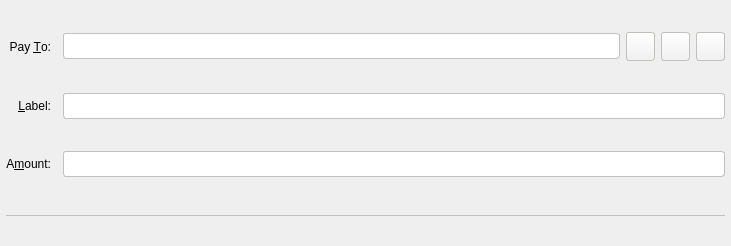
<?xml version="1.0" encoding="UTF-8"?>
<ui version="4.0">
 <class>SendCoinsEntry</class>
 <widget class="QFrame" name="SendCoinsEntry">
  <property name="geometry">
   <rect>
    <x>0</x>
    <y>0</y>
    <width>731</width>
    <height>246</height>
   </rect>
  </property>
  <property name="windowTitle">
   <string>Form</string>
  </property>
  <property name="styleSheet">
   <string notr="true">border:none;</string>
  </property>
  <property name="frameShape">
   <enum>QFrame::StyledPanel</enum>
  </property>
  <property name="frameShadow">
   <enum>QFrame::Plain</enum>
  </property>
  <layout class="QGridLayout" name="gridLayout">
   <property name="leftMargin">
    <number>6</number>
   </property>
   <property name="topMargin">
    <number>6</number>
   </property>
   <property name="rightMargin">
    <number>6</number>
   </property>
   <property name="bottomMargin">
    <number>0</number>
   </property>
   <property name="horizontalSpacing">
    <number>12</number>
   </property>
   <property name="verticalSpacing">
    <number>6</number>
   </property>
   <item row="6" column="1">
    <widget class="BitcoinAmountField" name="payAmount">
     <property name="styleSheet">
      <string notr="true">background-color: rgb(255,255,255);
border-radius:3px;
border: 1px solid #C4C1BD;
color: #4C4C4C;
padding: 4px;</string>
     </property>
    </widget>
   </item>
   <item row="5" column="0">
    <widget class="QLabel" name="label_4">
     <property name="styleSheet">
      <string notr="true">border:none;</string>
     </property>
     <property name="text">
      <string>&amp;Label:</string>
     </property>
     <property name="alignment">
      <set>Qt::AlignRight|Qt::AlignTrailing|Qt::AlignVCenter</set>
     </property>
     <property name="buddy">
      <cstring>addAsLabel</cstring>
     </property>
    </widget>
   </item>
   <item row="3" column="1">
    <layout class="QHBoxLayout" name="payToLayout">
     <property name="spacing">
      <number>0</number>
     </property>
     <item>
      <widget class="QValidatedLineEdit" name="payTo">
       <property name="toolTip">
        <string>The address to send the payment to  (e.g. sjz75uKHzUQJnSdzvpiigEGxseKkDhQToX)</string>
       </property>
       <property name="styleSheet">
        <string notr="true">background-color: rgb(255,255,255);
border-radius:3px;
border: 1px solid #C4C1BD;
color: #4C4C4C;
padding: 4px;
margin: 0px 6px 0px 0px;</string>
       </property>
       <property name="maxLength">
        <number>34</number>
       </property>
      </widget>
     </item>
     <item>
      <widget class="QToolButton" name="addressBookButton">
       <property name="toolTip">
        <string>Choose address from address book</string>
       </property>
       <property name="styleSheet">
        <string notr="true">background-color: qlineargradient(spread:pad, x1:0, y1:1, x2:0, y2:0, stop:0 rgb(240,240,240), stop:1 rgb(255, 255, 255));
border-radius:3px;
border: 1px solid #C4C1BD;
color: #4C4C4C;
padding: 4px;
margin: 0px 6px 0px 0px;</string>
       </property>
       <property name="text">
        <string/>
       </property>
       <property name="icon">
        <iconset resource="../bitcoin.qrc">
         <normaloff>:/icons/address-book</normaloff>:/icons/address-book</iconset>
       </property>
       <property name="shortcut">
        <string>Alt+A</string>
       </property>
      </widget>
     </item>
     <item>
      <widget class="QToolButton" name="pasteButton">
       <property name="toolTip">
        <string>Paste address from clipboard</string>
       </property>
       <property name="styleSheet">
        <string notr="true">background-color: qlineargradient(spread:pad, x1:0, y1:1, x2:0, y2:0, stop:0 rgb(240,240,240), stop:1 rgb(255, 255, 255));
border-radius:3px;
border: 1px solid #C4C1BD;
color: #4C4C4C;
padding: 4px;
margin: 0px 6px 0px 0px;</string>
       </property>
       <property name="text">
        <string/>
       </property>
       <property name="icon">
        <iconset resource="../bitcoin.qrc">
         <normaloff>:/icons/editpaste</normaloff>:/icons/editpaste</iconset>
       </property>
       <property name="shortcut">
        <string>Alt+P</string>
       </property>
      </widget>
     </item>
     <item>
      <widget class="QToolButton" name="deleteButton">
       <property name="toolTip">
        <string>Remove this recipient</string>
       </property>
       <property name="styleSheet">
        <string notr="true">background-color: qlineargradient(spread:pad, x1:0, y1:1, x2:0, y2:0, stop:0 rgb(240,240,240), stop:1 rgb(255, 255, 255));
border-radius:3px;
border: 1px solid #C4C1BD;
color: #4C4C4C;
padding: 4px;</string>
       </property>
       <property name="text">
        <string/>
       </property>
       <property name="icon">
        <iconset resource="../bitcoin.qrc">
         <normaloff>:/icons/remove</normaloff>:/icons/remove</iconset>
       </property>
      </widget>
     </item>
    </layout>
   </item>
   <item row="5" column="1">
    <layout class="QHBoxLayout" name="horizontalLayout_2">
     <property name="spacing">
      <number>0</number>
     </property>
     <item>
      <widget class="QValidatedLineEdit" name="addAsLabel">
       <property name="enabled">
        <bool>true</bool>
       </property>
       <property name="toolTip">
        <string>Enter a label for this address to add it to your address book</string>
       </property>
       <property name="styleSheet">
        <string notr="true">background-color: rgb(255,255,255);
border-radius:3px;
border: 1px solid #C4C1BD;
color: #4C4C4C;
padding: 4px;</string>
       </property>
      </widget>
     </item>
    </layout>
   </item>
   <item row="6" column="0">
    <widget class="QLabel" name="label">
     <property name="styleSheet">
      <string notr="true">border:none;</string>
     </property>
     <property name="text">
      <string>A&amp;mount:</string>
     </property>
     <property name="alignment">
      <set>Qt::AlignRight|Qt::AlignTrailing|Qt::AlignVCenter</set>
     </property>
     <property name="buddy">
      <cstring>payAmount</cstring>
     </property>
    </widget>
   </item>
   <item row="3" column="0">
    <widget class="QLabel" name="label_2">
     <property name="styleSheet">
      <string notr="true">border:none;</string>
     </property>
     <property name="text">
      <string>Pay &amp;To:</string>
     </property>
     <property name="alignment">
      <set>Qt::AlignRight|Qt::AlignTrailing|Qt::AlignVCenter</set>
     </property>
     <property name="buddy">
      <cstring>payTo</cstring>
     </property>
    </widget>
   </item>
   <item row="7" column="0" colspan="2">
    <layout class="QVBoxLayout" name="verticalLayout">
     <property name="spacing">
      <number>0</number>
     </property>
     <property name="topMargin">
      <number>6</number>
     </property>
     <item>
      <widget class="Line" name="line">
       <property name="minimumSize">
        <size>
         <width>0</width>
         <height>1</height>
        </size>
       </property>
       <property name="maximumSize">
        <size>
         <width>16777211</width>
         <height>16777215</height>
        </size>
       </property>
       <property name="styleSheet">
        <string notr="true">border-top: 1px solid #C0C0C0;</string>
       </property>
       <property name="orientation">
        <enum>Qt::Horizontal</enum>
       </property>
      </widget>
     </item>
    </layout>
   </item>
  </layout>
 </widget>
 <customwidgets>
  <customwidget>
   <class>QValidatedLineEdit</class>
   <extends>QLineEdit</extends>
   <header>qvalidatedlineedit.h</header>
  </customwidget>
  <customwidget>
   <class>BitcoinAmountField</class>
   <extends>QLineEdit</extends>
   <header>bitcoinamountfield.h</header>
   <container>1</container>
  </customwidget>
 </customwidgets>
 <resources>
  <include location="../bitcoin.qrc"/>
 </resources>
 <connections/>
</ui>
